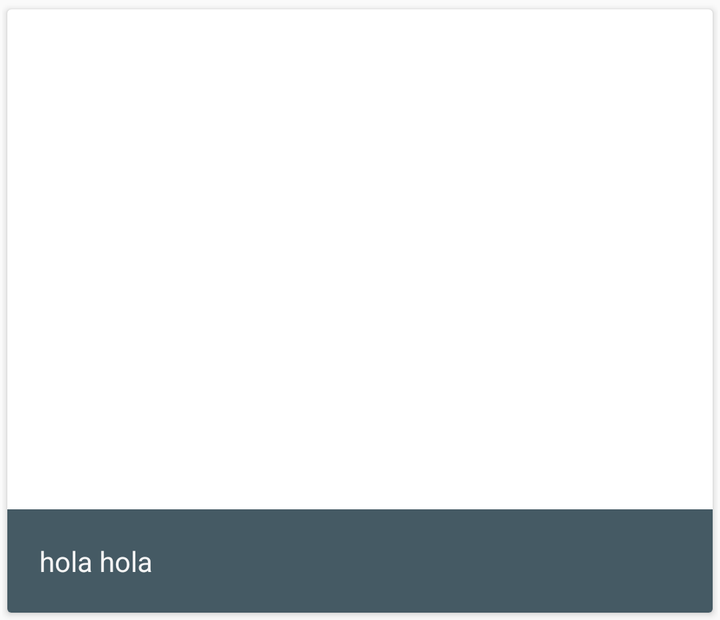
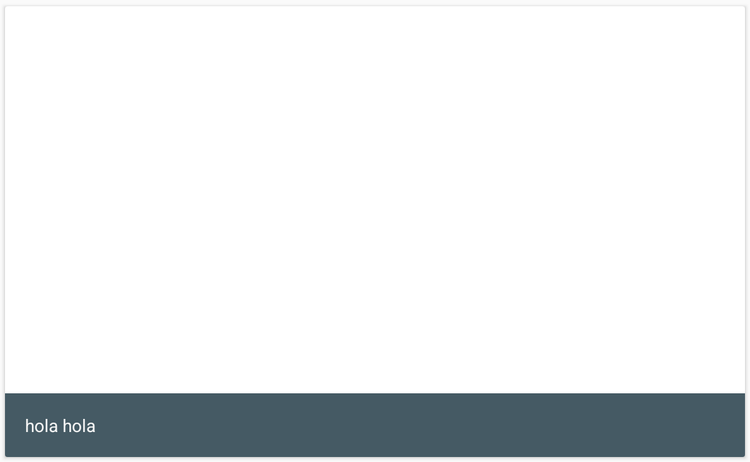

The same Android screen from two of the app's own layout files: first res/layout/ as a phone draws it, then the repository's variant for another configuration, drawn on a device whose configuration selects that folder. Both files follow.
<!-- AndroidManifest.xml: application theme AppTheme -->
<!-- res/layout/items_todas.xml -->
<?xml version="1.0" encoding="utf-8"?>
<LinearLayout xmlns:android="http://schemas.android.com/apk/res/android"
    xmlns:card_view="http://schemas.android.com/apk/res-auto"
    android:layout_width="match_parent"
    android:layout_height="310dp"
    android:orientation="vertical"
    android:paddingLeft="1dp"
    android:paddingTop="1dp"
    android:paddingRight="1dp">

    <androidx.cardview.widget.CardView
        android:layout_width="match_parent"
        android:layout_height="match_parent"
        card_view:cardCornerRadius="2dp"
        card_view:cardUseCompatPadding="true">
        <RelativeLayout
            android:id="@+id/itemtodasripple"
            android:layout_width="match_parent"
            android:layout_height="match_parent">
            <ImageView
                android:id="@+id/img_todas"
                android:layout_width="match_parent"
                android:layout_height="250dp"
                android:scaleType="centerCrop" />

            <LinearLayout
                android:background="#455a64"
                android:orientation="horizontal"
                android:layout_width="match_parent"
                android:layout_height="match_parent"
                android:layout_gravity="right"
                android:layout_below="@+id/img_todas">
                <TextView
                    android:layout_width="wrap_content"
                    android:layout_height="wrap_content"
                    android:text="hola hola"
                    android:paddingLeft="16dp"
                    android:paddingRight="16dp"
                    android:layout_gravity="center_vertical"
                    android:textColor="#f4f4f4"
                    android:id="@+id/txttitulo" />
            </LinearLayout>

        </RelativeLayout>


    </androidx.cardview.widget.CardView>


</LinearLayout>
<!-- resources referenced by this layout -->
<resources>
  <style name="AppTheme" parent="Theme.AppCompat.Light.NoActionBar">
          
          <item name="colorPrimary">@color/colorPrimary</item>
          <item name="colorPrimaryDark">@color/colorPrimaryDark</item>
          <item name="colorAccent">@color/colorAccent</item>
      </style>
  <color name="colorPrimary">#3F51B5</color>
  <color name="colorPrimaryDark">#303F9F</color>
  <color name="colorAccent">#FF4081</color>
</resources>
<!-- res/layout-sw411dp/items_todas.xml (the repository's variant of the layout above) -->
<!-- drawn on a 7-inch tablet held upright -->
<?xml version="1.0" encoding="utf-8"?>
<LinearLayout xmlns:android="http://schemas.android.com/apk/res/android"
    xmlns:card_view="http://schemas.android.com/apk/res-auto"
    android:layout_width="match_parent"
    android:layout_height="370dp"
    android:orientation="vertical"
    android:paddingLeft="1dp"
    android:paddingTop="1dp"
    android:paddingRight="1dp">

    <android.support.v7.widget.CardView
        android:layout_width="match_parent"
        android:layout_height="match_parent"
        card_view:cardCornerRadius="2dp"
        card_view:cardUseCompatPadding="true">
        <RelativeLayout
            android:id="@+id/itemtodasripple"
            android:layout_width="match_parent"
            android:layout_height="match_parent">
            <ImageView
                android:id="@+id/img_todas"
                android:layout_width="match_parent"
                android:layout_height="310dp"
                android:scaleType="centerCrop" />

            <LinearLayout
                android:background="#455a64"
                android:orientation="horizontal"
                android:layout_width="match_parent"
                android:layout_height="match_parent"
                android:layout_gravity="right"
                android:layout_below="@+id/img_todas">
                <TextView
                    android:layout_width="wrap_content"
                    android:layout_height="wrap_content"
                    android:text="hola hola"
                    android:paddingLeft="16dp"
                    android:paddingRight="16dp"
                    android:layout_gravity="center_vertical"
                    android:textColor="#f4f4f4"
                    android:id="@+id/txttitulo" />
            </LinearLayout>

        </RelativeLayout>


    </android.support.v7.widget.CardView>


</LinearLayout>
